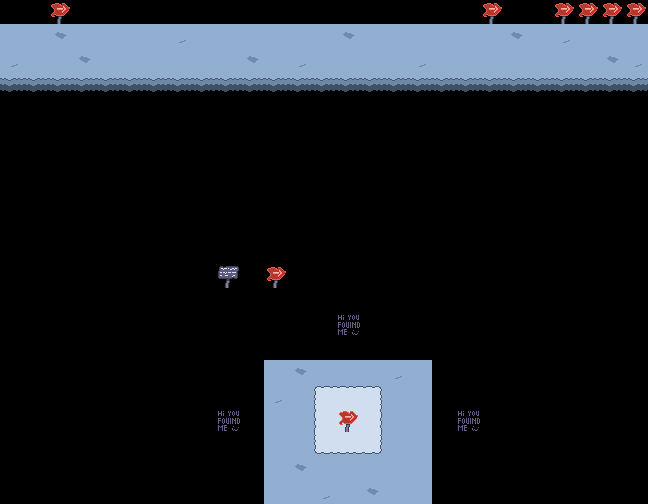

Tiled map render using the project's own tile images. Description and the whole map definition, tile-layer contents included, below:
An orthogonal 27x21 tile map with 24x24 px tiles, 3 tile layers (background, ASS, background2), 2 tilesets and 8 objects (2x exitbutton, wowsecret, thehappiestsign, door, player_start).

<map version="1.10" tiledversion="1.11.2" orientation="orthogonal" renderorder="right-down" width="27" height="21" tilewidth="24" tileheight="24" infinite="0" nextlayerid="12" nextobjectid="30">
 <tileset firstgid="1" source="../../spritesheets/level-bg.tsx" />
 <tileset firstgid="65" source="../../spritesheets/level-fg.tsx" />
 <layer id="1" name="background" width="27" height="21">
  <properties>
   <property name="cancollide" type="bool" value="false" />
   <property name="tileset" value="level-bg" />
   <property name="zone" value="back" />
  </properties>
  <data encoding="csv">
0,0,0,0,0,0,0,0,0,0,0,0,0,0,0,0,0,0,0,0,0,0,0,0,0,0,0,
2,2,3,2,2,2,2,4,2,2,2,2,2,2,3,2,2,2,2,2,2,3,2,4,2,2,2,
4,2,2,3,2,2,2,2,2,2,3,2,4,2,2,2,2,4,2,2,2,2,2,2,2,3,4,
5,5,5,5,5,5,5,5,5,5,5,5,5,5,5,5,5,5,5,5,5,5,5,5,5,5,5,
0,0,0,0,0,0,0,0,0,0,0,0,0,0,0,0,0,0,0,0,0,0,0,0,0,0,0,
0,0,0,0,0,0,0,0,0,0,0,0,0,0,0,0,0,0,0,0,0,0,0,0,0,0,0,
0,0,0,0,0,0,0,0,0,0,0,0,0,0,0,0,0,0,0,0,0,0,0,0,0,0,0,
0,0,0,0,0,0,0,0,0,0,0,0,0,0,0,0,0,0,0,0,0,0,0,0,0,0,0,
0,0,0,0,0,0,0,0,0,0,0,0,0,0,0,0,0,0,0,0,0,0,0,0,0,0,0,
0,0,0,0,0,0,0,0,0,0,0,0,0,0,0,0,0,0,0,0,0,0,0,0,0,0,0,
0,0,0,0,0,0,0,0,0,0,0,0,0,0,0,0,0,0,0,0,0,0,0,0,0,0,0,
0,0,0,0,0,0,0,0,0,66,0,67,0,0,0,0,0,0,0,0,0,0,0,0,0,0,0,
0,0,0,0,0,0,0,0,0,0,0,0,0,0,0,0,0,0,0,0,0,0,0,0,0,0,0,
0,0,0,0,0,0,0,0,0,0,0,0,0,0,57,0,0,0,0,0,0,0,0,0,0,0,0,
0,0,0,0,0,0,0,0,0,0,0,0,0,0,0,0,0,0,0,0,0,0,0,0,0,0,0,
0,0,0,0,0,0,0,0,0,0,0,2,3,2,2,2,4,2,0,0,0,0,0,0,0,0,0,
0,0,0,0,0,0,0,0,0,0,0,4,2,6,7,8,2,2,0,0,0,0,0,0,0,0,0,
0,0,0,0,0,0,0,0,0,57,0,2,2,13,14,15,2,2,0,57,0,0,0,0,0,0,0,
0,0,0,0,0,0,0,0,0,56,0,2,2,9,10,11,2,2,0,0,0,0,0,0,0,0,0,
0,0,0,0,0,0,0,0,0,0,0,2,3,2,2,2,2,2,0,0,0,0,0,0,0,0,0,
0,0,0,0,0,0,0,0,0,0,0,2,2,4,2,3,2,2,0,0,0,0,0,0,0,0,0
</data>
 </layer>
 <layer id="10" name="ASS" width="27" height="21">
  <data encoding="csv">
0,0,0,0,0,0,0,0,0,0,0,0,0,0,0,0,0,0,0,0,0,0,0,0,0,0,0,
0,0,0,0,0,0,0,0,0,0,0,0,0,0,0,0,0,0,0,0,0,0,0,0,0,0,0,
0,0,0,0,0,0,0,0,0,0,0,0,0,0,0,0,0,0,0,0,0,0,0,0,0,0,0,
0,0,0,0,0,0,0,0,0,0,0,0,0,0,0,0,0,0,0,0,0,0,0,0,0,0,0,
0,0,0,0,0,0,0,0,0,0,0,0,0,0,0,0,0,0,0,0,0,0,0,0,0,0,0,
0,0,0,0,0,0,0,0,0,0,0,0,0,0,0,0,0,0,0,0,0,0,0,0,0,0,0,
0,0,0,0,0,0,0,0,0,0,0,0,0,0,0,0,0,0,0,0,0,0,0,0,0,0,0,
0,0,0,0,0,0,0,0,0,0,0,0,0,0,0,0,0,0,0,0,0,0,0,0,0,0,0,
0,0,0,0,0,0,0,0,0,0,0,0,0,0,0,0,0,0,0,0,0,0,0,0,0,0,0,
0,0,0,0,0,0,0,0,0,0,0,0,0,0,0,0,0,0,0,0,0,0,0,0,0,0,0,
0,0,0,0,0,0,0,0,0,0,0,0,0,0,0,0,0,0,0,0,0,0,0,0,0,0,0,
0,0,0,0,0,0,0,0,0,0,0,0,0,0,0,0,0,0,0,0,0,0,0,0,0,0,0,
0,0,0,0,0,0,0,0,0,0,0,0,0,0,0,0,0,0,0,0,0,0,0,0,0,0,0,
0,0,0,0,0,0,0,0,0,0,0,0,0,0,0,0,0,0,0,0,0,0,0,0,0,0,0,
0,0,0,0,0,0,0,0,0,0,0,0,0,0,0,0,0,0,0,0,0,0,0,0,0,0,0,
0,0,0,0,0,0,0,0,0,0,0,0,0,0,0,0,0,0,0,0,0,0,0,0,0,0,0,
0,0,0,0,0,0,0,0,0,0,0,0,0,0,0,0,0,0,0,0,0,0,0,0,0,0,0,
0,0,0,0,0,0,0,0,0,0,0,0,0,0,67,0,0,0,0,0,0,0,0,0,0,0,0,
0,0,0,0,0,0,0,0,0,0,0,0,0,0,0,0,0,0,0,0,0,0,0,0,0,0,0,
0,0,0,0,0,0,0,0,0,0,0,0,0,0,0,0,0,0,0,0,0,0,0,0,0,0,0,
0,0,0,0,0,0,0,0,0,0,0,0,0,0,0,0,0,0,0,0,0,0,0,0,0,0,0
</data>
 </layer>
 <layer id="2" name="background2" width="27" height="21">
  <properties>
   <property name="cancollide" type="bool" value="true" />
   <property name="tileset" value="level-fg" />
  </properties>
  <data encoding="csv">
0,0,67,0,0,0,0,0,0,0,0,0,0,0,0,0,0,0,0,0,67,0,0,67,67,67,67,
0,0,0,0,0,0,0,0,0,0,0,0,0,0,0,0,0,0,0,0,0,0,0,0,0,0,0,
0,0,0,0,0,0,0,0,0,0,0,0,0,0,0,0,0,0,0,0,0,0,0,0,0,0,0,
0,0,0,0,0,0,0,0,0,0,0,0,0,0,0,0,0,0,0,0,0,0,0,0,0,0,0,
0,0,0,0,0,0,0,0,0,0,0,0,0,0,0,0,0,0,0,0,0,0,0,0,0,0,0,
0,0,0,0,0,0,0,0,0,0,0,0,0,0,0,0,0,0,0,0,0,0,0,0,0,0,0,
0,0,0,0,0,0,0,0,0,0,0,0,0,0,0,0,0,0,0,0,0,0,0,0,0,0,0,
0,0,0,0,0,0,0,0,0,0,0,0,0,0,0,0,0,0,0,0,0,0,0,0,0,0,0,
0,0,0,0,0,0,0,0,0,0,0,0,0,0,0,0,0,0,0,0,0,0,0,0,0,0,0,
0,0,0,0,0,0,0,0,0,0,0,0,0,0,0,0,0,0,0,0,0,0,0,0,0,0,0,
0,0,0,0,0,0,0,0,0,0,0,0,0,0,0,0,0,0,0,0,0,0,0,0,0,0,0,
0,0,0,0,0,0,0,0,0,0,0,0,0,0,0,0,0,0,0,0,0,0,0,0,0,0,0,
0,0,0,0,0,0,0,0,0,0,0,0,0,0,0,0,0,0,0,0,0,0,0,0,0,0,0,
0,0,0,0,0,0,0,0,0,0,0,0,0,0,0,0,0,0,0,0,0,0,0,0,0,0,0,
0,0,0,0,0,0,0,0,0,0,0,0,0,0,0,0,0,0,0,0,0,0,0,0,0,0,0,
0,0,0,0,0,0,0,0,0,0,0,0,0,0,0,0,0,0,0,0,0,0,0,0,0,0,0,
0,0,0,0,0,0,0,0,0,0,0,0,0,0,0,0,0,0,0,0,0,0,0,0,0,0,0,
0,0,0,0,0,0,0,0,0,0,0,0,0,0,0,0,0,0,0,0,0,0,0,0,0,0,0,
0,0,0,0,0,0,0,0,0,0,0,0,0,0,0,0,0,0,0,0,0,0,0,0,0,0,0,
0,0,0,0,0,0,0,0,0,0,0,0,0,0,0,0,0,0,0,0,0,0,0,0,0,0,0,
0,0,0,0,0,0,0,0,0,0,0,0,0,0,0,0,0,0,0,0,0,0,0,0,0,0,0
</data>
 </layer>
 <objectgroup id="9" name="objects">
  <object id="6" name="wowsecret" gid="66" x="336" y="432" width="24" height="24">
   <properties>
    <property name="anchored" type="bool" value="true" />
    <property name="cancollide" type="bool" value="true" />
    <property name="dialog" value="hi you found a secretl;be proud; ok SHOO you smelly fucking cat DIE DIE DIE DIE DIE DIE DIE DIE DIE DIE DIE DIE DIE" />
   </properties>
  </object>
  <object id="17" name="thehappiestsign" gid="67" x="240" y="24" width="24" height="24">
   <properties>
    <property name="anchored" type="bool" value="true" />
    <property name="cancollide" type="bool" value="true" />
    <property name="dialog" value="hi i &lt;u&gt;am sign&lt;u&gt;;maow" />
   </properties>
  </object>
  <object id="19" name="exitbutton" gid="68" x="600" y="48" width="24" height="24" />
  <object id="23" name="exitbutton" gid="69" x="600" y="72" width="24" height="24" />
  <object id="25" x="24" y="96" width="308.385" height="24.2969">
   <text fontfamily="Minecraft" wrap="1" color="#ff15b9">welcome to snow gato game yes</text>
  </object>
  <object id="28" gid="70" x="624" y="48" width="24" height="24" />
  <object id="29" name="door" gid="70" x="624" y="72" width="24" height="24" />
 </objectgroup>
 <objectgroup id="4" name="markers">
  <object id="2" name="player" type="player_start" x="24" y="48" />
 </objectgroup>
</map>